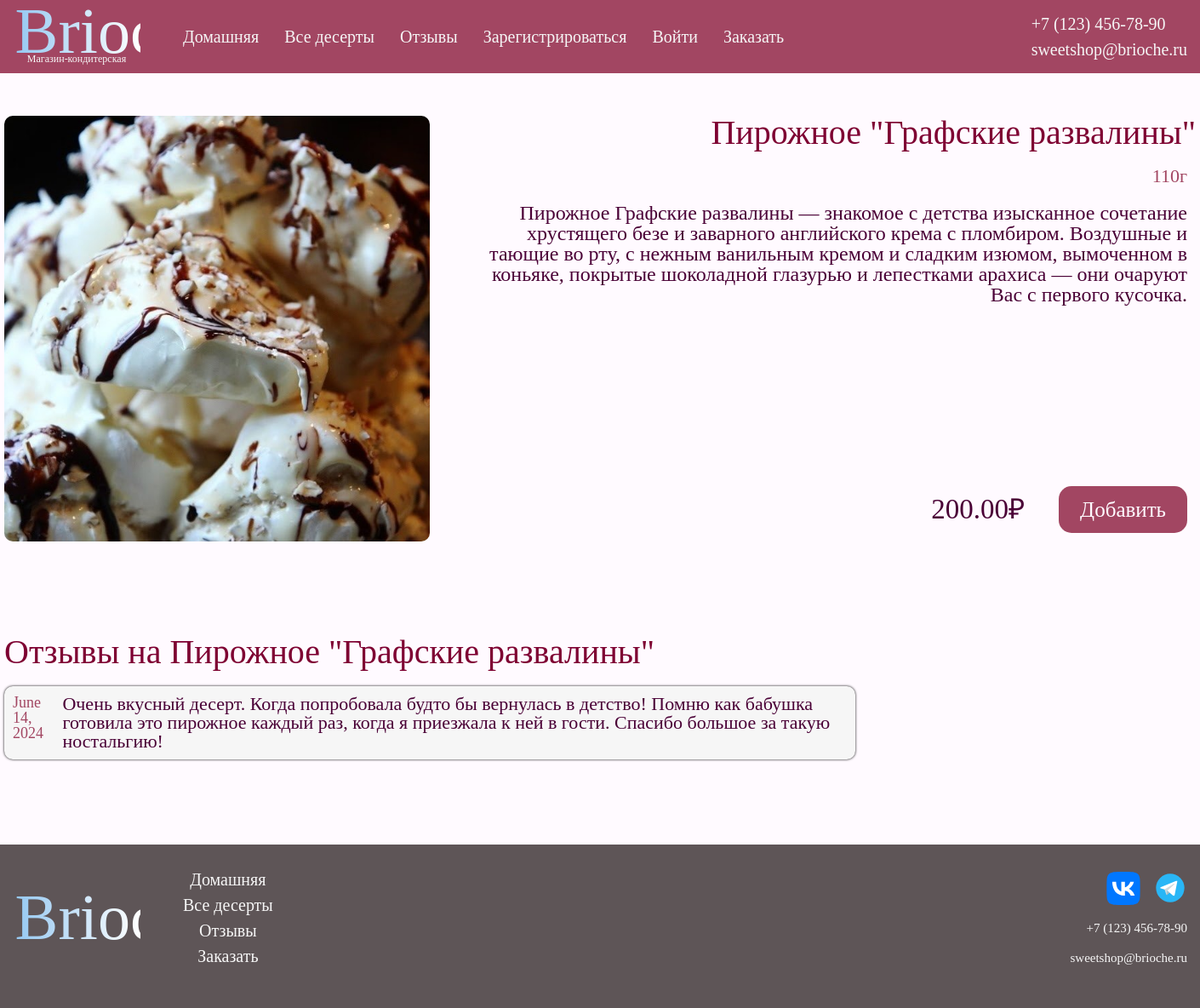
The page /catalog/cake/13 on the database as committed earlier.
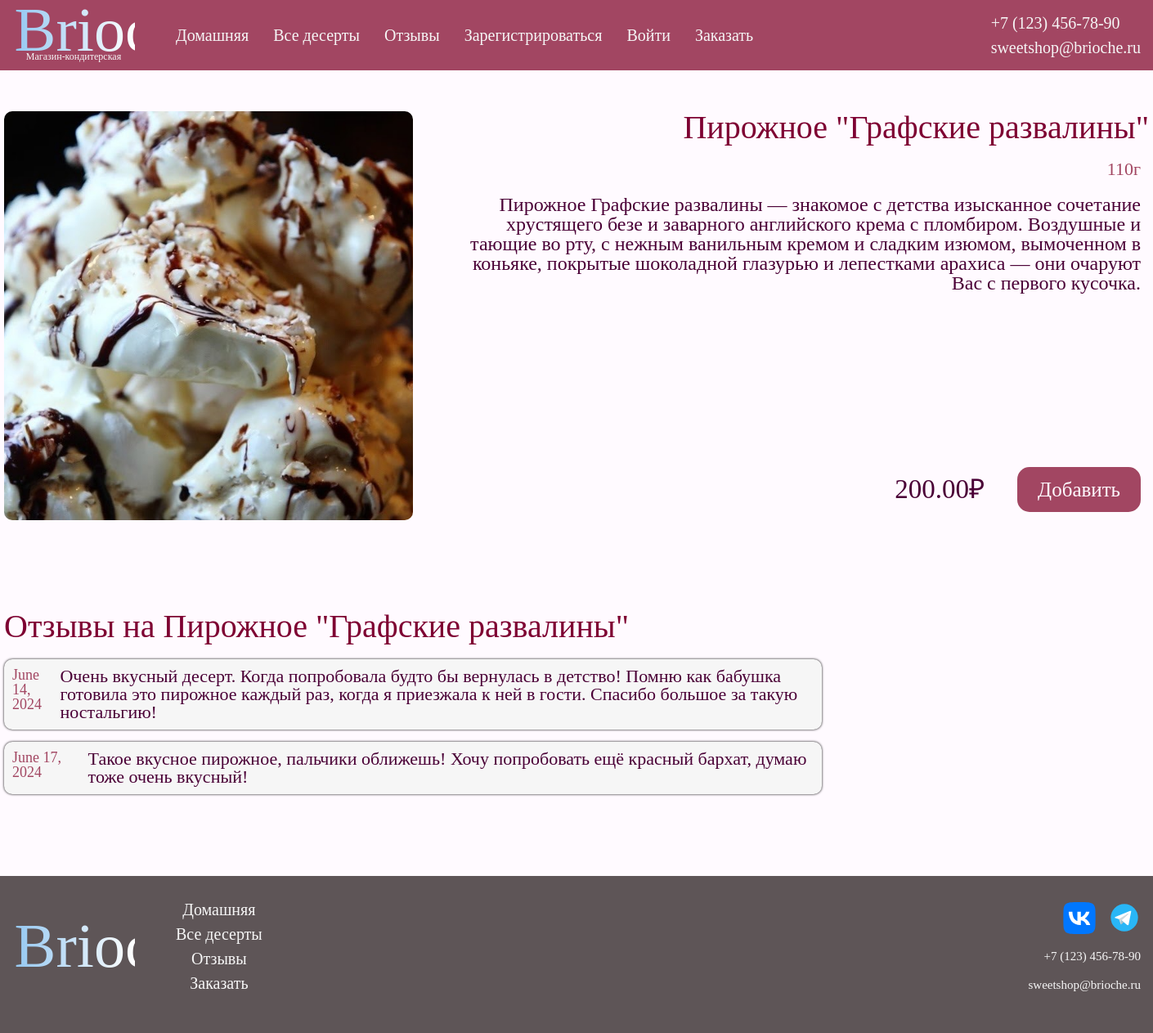
The same page on the database as committed later.
### catalog/models.py (models this page shows, shortened)
class Cake(models.Model):
    id = models.IntegerField(primary_key=True, help_text="Уникальный ID для торта")
    title = models.CharField(max_length=200, help_text="Название торта")
    weight = models.CharField(max_length=10, help_text="Вес торта в граммах")
    description = models.TextField(max_length=2000, help_text="Описание для торта")
    image_id = models.ForeignKey("Image", on_delete=models.SET_NULL, null=True)
    price = models.DecimalField(max_digits=10, decimal_places=2, help_text="Стоимость торта")
    ingredient = models.ManyToManyField('Ingredient', help_text="Выберите ингредиенты")
    created_at = models.DateField(null=True, blank=True)
    updated_at = models.DateField(null=True, blank=True)
    class Meta:
        ordering = ["title"]

class Image(models.Model):
    id = models.IntegerField(primary_key=True, help_text="Уникальный ID для картинки")
    alt = models.CharField(max_length=100, help_text="Альтернативное расписание для картинки")
    path = models.CharField(max_length=200, help_text="Путь до картинки")
    created_at = models.DateField(null=True, blank=True)
    class Meta:
        ordering = ['id']

class Review(models.Model):
    id = models.IntegerField(primary_key=True, help_text="Уникальный ID для отзыва")
    user_id = models.ForeignKey(User, on_delete=models.SET_NULL, null=True)
    cake_id = models.ForeignKey("Cake", on_delete=models.SET_NULL, null=True)
    image_id = models.ForeignKey("Image", on_delete=models.SET_NULL, null=True)
    review = models.TextField(max_length=1000, help_text="Отзыв к заказу")
    created_at = models.DateField(null=True, blank=True)
    class Meta:
        ordering = ['id']

### catalog/views.py (the view)
# urls.py: re_path(r"^cake/(?P<pk>\d+)$", views.CakeDetailView.as_view(), name="cake-detail"),
class CakeDetailView(generic.DetailView):
    model = Cake

### catalog/templates/catalog/cake_detail.html (shortened to what this page needs)
{% extends "base_generic.html" %}
{% load static %}
{% block content %}
<div class="cake">
    <img src="{% get_static_prefix %}{{ cake.image_id.path }}" alt="{{ cake.image_id.alt }}" class="cake__image">
    <div class="cake__descrip-wrap">
        <h1 class="cake__headline">{{ cake.title }}</h1>
        <p class="cake__text">{{ cake.weight }}г</p>
        <p class="cake__text">{{ cake.description }}</p>
        <div class="cake__bottom-wrap">
            <p class="cake__price">{{ cake.price }}₽</p>
            <a href="{% url 'cart'  cake.id %}" class="cake__button">Добавить</a>
        </div>
    </div>
</div>
<div class="reviews">
    <h2 class="reviews__headline">Отзывы на {{ cake.title }}</h2>
    {% if cake.review_set %}
    <ul class="reviews__list">
        {% for review in cake.review_set.all %}
        <li class="reviews__item">
            <div>
                <p class="reviews__text">{{ review.created_at }}</p>
            </div>
            <p class="reviews__text">{{ review.review }}</p>
        </li>
        {% endfor %}
    </ul>
    {% else %}
    <p class="reviews__empty">На этот торт ещё нет отзывов. Вы можете быть первым!</p>
    {% endif %}
</div>
{% endblock %}

### catalog/templates/base_generic.html (shortened to what this page needs)
<!doctype html>
<html lang="ru">
<head>
    <link href="https://cdn.jsdelivr.net/npm/bootstrap@5.3.3/dist/css/bootstrap.min.css" rel="stylesheet">
    {% load static %}
    <link rel="stylesheet" href="{% static 'image/styles.css' %}" />
</head>
<body>
    <header>
        <div class="header__wrapper">
            <div class="header__left-wrap">
                <div class="logo">
                    <a href="{% url 'index' %}" class="logo__link">
                        <img src="{% static 'image/logo.svg' %}" alt="Логотип 'Brioche'" class="logo__image">
                        Магазин-кондитерская
                    </a>
                </div>
                <div class="navigation">
                    <nav class="navigation__nav">
                        <ul class="navigation__list">
                            <li class="navigation__item">
                                <a class="navigation__link" href="{% url 'index' %}">Домашняя</a>
                            </li>
                            <li class="navigation__item">
                                <a class="navigation__link" href="{% url 'cakes' %}">Все десерты</a>
                            </li>
                            <li class="navigation__item">
                                <a class="navigation__link" href="{% url 'reviews' %}">Отзывы</a>
                            </li>
                            {% if user.is_authenticated %}
                            <li class="navigation__item">
                                {{ user.get_username }}
                                <form action="{% url 'logout' %}" method="post">
                                    {% csrf_token %}
                                    <button type="submit" class="navigation__link">Выйти</button>
                                </form>
                            </li>
                            {% else %}
                            <li class="navigation__item">
                                <a class="navigation__link" href="{% url 'register'%}">Зарегистрироваться</a>
                            </li>
                            <li class="navigation__item">
                                <a class="navigation__link" href="{% url 'login'%}">Войти</a>
                            </li>
                            {% endif %}
                            <li class="navigation__item">
                                <a class="navigation__link" href="{% url 'cart_view' %}">Заказать</a>
                            </li>
                        </ul>
                    </nav>
                </div>
            </div>
            <div class="contact">
                <p class="contact__paragraf">+7 (123) 456-78-90</p>
                <p class="contact__paragraf">sweetshop@brioche.ru</p>
            </div>
        </div>
    </header>
    <main>
        <section class="content">
            <div class="content__wrapper">
                {% block content %}{% endblock %}
            </div>
        </section>
    </main>
    <footer>
        <div class="footer__wrapper">
            <div class="header__left-wrap">
                <div class="logo">
                    <a href="{% url 'index' %}" class="logo__link">
                        <img src="{% static 'image/logo.svg' %}" alt="Логотип 'Brioche'" class="logo__image">
                    </a>
                </div>
                <div class="navigation">
                    {% block sidebar %}
                    <ul class="navigation__list footer__list">
                        <li class="navigation__item">
                            <a class="navigation__link" href="{% url 'index' %}">Домашняя</a>
                        </li>
                        <li class="navigation__item">
                            <a class="navigation__link" href="{% url 'cakes' %}">Все десерты</a>
                        </li>
                        <li class="navigation__item">
                            <a class="navigation__link" href="{% url 'reviews' %}">Отзывы</a>
                        </li>
                        <li class="navigation__item">
                            <a class="navigation__link" href="{% url 'cart_view' %}">Заказать</a>
                        </li>
                    </ul>
                    {% endblock %}
                </div>
            </div>
            <div class="relations footer__relations">
                <ul class="relations__list footer__link-list">
                    <li class="relations__item">
                        <a class="relations__link footer__link" href="{% url 'index' %}">
                            <img class="relations__image" src="{% static 'image/vk.svg' %}">
                        </a>
                    </li>
                    <li class="relations__item">
                        <a class="relations__link footer__link" href="{% url 'index' %}">
                            <img class="relations__image" src="{% static 'image/telegram.svg' %}">
                        </a>
                    </li>
                </ul>
                <p class="relations__item">+7 (123) 456-78-90</p>
                <p class="relations__item">sweetshop@brioche.ru</p>
            </div>
        </div>
    </footer>
</body>
</html>

Rows that differ between the two databases and show on the page:
added Review: created_at "June 17, 2024", review "Такое вкусное пирожное, пальчики оближешь! Хочу попробовать ещё красный бархат, думаю тоже очень вкусный!"
